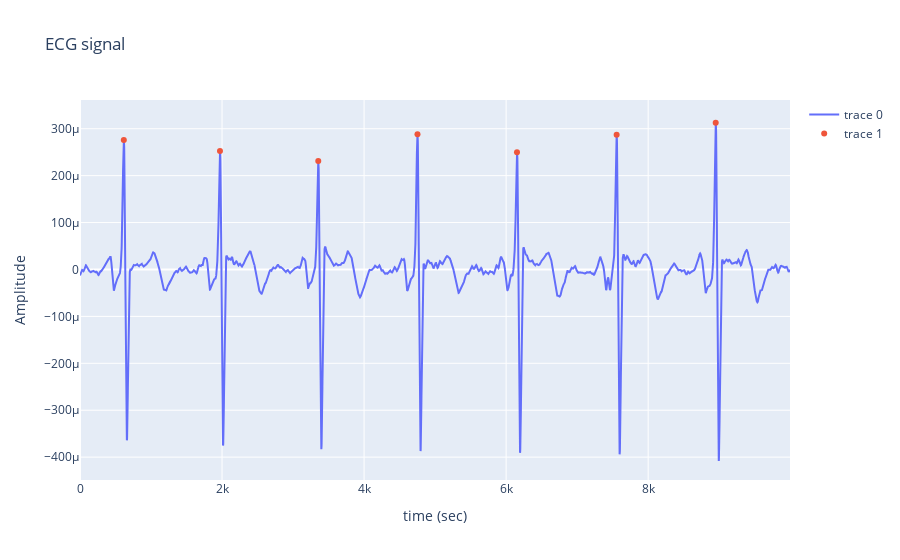

Write notebook code for a chart like this one.
### Code cell
# plot the ecg signal with the peaks locations. (again: using plotly library)
trace1 = go.Scatter(
    x = np.arange(p1.ecg.shape[0]),
    y = p1.ecg,
    mode = 'lines'
)
trace2 = go.Scatter(
    x = peakLocations,
    y = p1.ecg[peakLocations],
    mode = 'markers'
)
layout = go.Layout(
    title='ECG signal',
    xaxis=dict(title= 'time (sec)'),
    yaxis=dict(title= 'Amplitude'),
)

data = [trace1,trace2]

fig= go.Figure(data=data, layout=layout)
plotly.offline.iplot(fig)

### Figure 1 — Plotly figure (JSON) as saved in the notebook; plotly's stock layout.template omitted (floating-point values rounded to 4 significant figures; data arrays with more than 128 entries replaced by an {"elided": "..."} marker saying what was removed)
{"data": [{"mode": "lines", "type": "scatter", "x": {"elided": "9998 int values"}, "y": {"elided": "9998 float values"}}, {"mode": "markers", "type": "scatter", "x": [617, 1971, 3355, 4752, 6153, 7556, 8951], "y": [0.000276, 0.0002527, 0.0002311, 0.0002881, 0.0002497, 0.000287, 0.0003128]}], "layout": {"autosize": true, "title": {"text": "ECG signal"}, "xaxis": {"autorange": true, "range": [0, 9997], "title": {"text": "time (sec)"}, "type": "linear"}, "yaxis": {"autorange": true, "range": [-0.0004489, 0.0003647], "title": {"text": "Amplitude"}, "type": "linear"}}}
